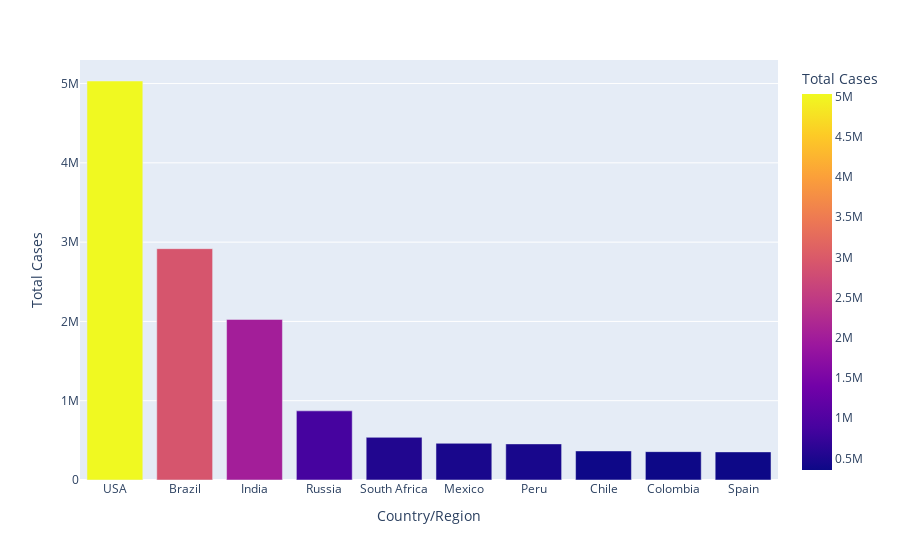

Source (notebook cell):
### Code cell
px.bar(data_frame=df.head(10),x='Country/Region',y='TotalCases',
       color='TotalCases',
       labels={'TotalCases':'Total Cases'},
       hover_data=['Country/Region','Continent']
      )

### Figure 1 — Plotly figure (JSON) as saved in the notebook; plotly's stock layout.template omitted (floating-point values rounded to 4 significant figures)
{"data": [{"alignmentgroup": "True", "customdata": [["North America"], ["South America"], ["Asia"], ["Europe"], ["Africa"], ["North America"], ["South America"], ["South America"], ["South America"], ["Europe"]], "hovertemplate": "Country/Region=%{x}<br>Total Cases=%{marker.color}<br>Continent=%{customdata[0]}<extra></extra>", "legendgroup": "", "marker": {"color": [5032179, 2917562, 2025409, 871894, 538184, 462690, 455409, 366671, 357710, 354530], "coloraxis": "coloraxis", "pattern": {"shape": ""}}, "name": "", "offsetgroup": "", "orientation": "v", "showlegend": false, "textposition": "auto", "type": "bar", "x": ["USA", "Brazil", "India", "Russia", "South Africa", "Mexico", "Peru", "Chile", "Colombia", "Spain"], "xaxis": "x", "y": [5032179, 2917562, 2025409, 871894, 538184, 462690, 455409, 366671, 357710, 354530], "yaxis": "y"}], "layout": {"autosize": true, "barmode": "relative", "coloraxis": {"colorbar": {"title": {"text": "Total Cases"}}, "colorscale": [[0, "#0d0887"], [0.1111, "#46039f"], [0.2222, "#7201a8"], [0.3333, "#9c179e"], [0.4444, "#bd3786"], [0.5556, "#d8576b"], [0.6667, "#ed7953"], [0.7778, "#fb9f3a"], [0.8889, "#fdca26"], [1, "#f0f921"]]}, "legend": {"tracegroupgap": 0}, "margin": {"t": 60}, "xaxis": {"anchor": "y", "autorange": true, "domain": [0, 1], "range": [-0.5, 9.5], "title": {"text": "Country/Region"}, "type": "category"}, "yaxis": {"anchor": "x", "autorange": true, "domain": [0, 1], "range": [0, 5297000.0], "title": {"text": "Total Cases"}, "type": "linear"}}}
